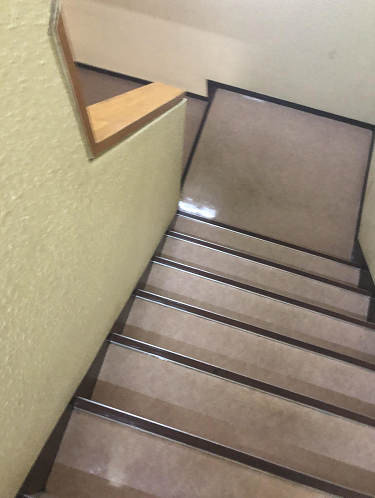
//> input picture escalier 3.png, 375 x 498 px
$ ./code   (built with g++ and OpenCV 4)
//> lines starting //> are read from the running program, lines starting //| are printed output that depends on the picture; after the words box and inside, x2 and y2 are one past the last pixel; in counts of white or black regions, pixels touching at a corner belong together
/*
* Auteurs:
    - Marco Castro
    - Berrahal Kaouter
* Date: 2020-04-21
* Information: Analyse d’un escalier : comptage et détection des marches
*/

#include "opencv2/imgproc/imgproc.hpp"
#include "iostream"
#include "opencv2/core/core.hpp"
#include "opencv2/highgui/highgui.hpp"

using namespace cv;

//La structure trie 2 points
struct myclass {
    bool operator() (cv::Point pt1, cv::Point pt2) {
        return (pt1.y < pt2.y); }
} myobject;

//Unification de points très proches dans les coordonnées X et Y
std::vector<Point> unification(std::vector<Point> p, int x, int y) {
    for (int i = 0; i < p.size(); i++)
        if (i > 0)
            if (abs(p[i].x - p[i - 1].x) < x || abs(p[i].y - p[i - 1].y) < y)
                p.erase(p.begin() + i);
    return p;
}

int main() {

    //Gradient
    Mat src, src_gray, grad;
    int scale = 1;
    int delta = 0;
    int ddepth = CV_16S;

    src = imread("img/escalier 3.png", 1);
//> src is the input picture: 498 rows x 375 cols, CV_8UC3; mean B, G, R 124.2, 143.3, 156.2

    if(!src.data) {
        std::cout << "Impossible d'ouvrir ou de trouver l'image" << "\n";
        return -1;
    }

    imshow("Escalier", src);
    moveWindow("Escalier", 0, 0);
    GaussianBlur(src, src, Size(3, 3), 0, 0, BORDER_DEFAULT);

    // Convert it to gray
    cvtColor(src, src_gray, COLOR_RGBA2GRAY, 0);
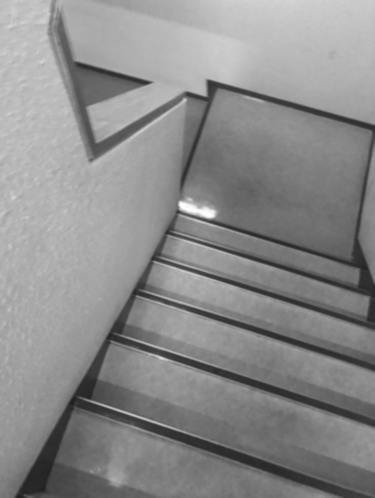
//> src_gray: 498 rows x 375 cols, CV_8UC1; min 29, max 254, mean 139.1

    /// Generate grad_x and grad_y
    Mat grad_x, grad_y;
    Mat abs_grad_x, abs_grad_y;

    // Gradient X
    Sobel(src_gray, grad_x, ddepth, 1, 0, 3, scale, delta, BORDER_DEFAULT);
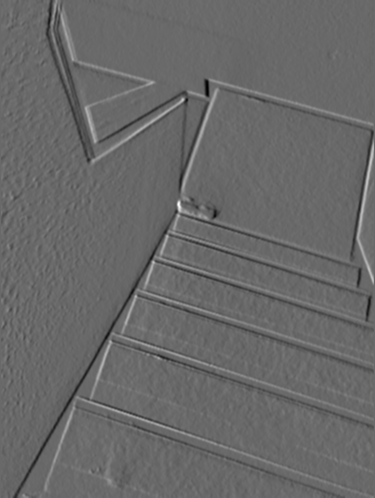
//> grad_x: 498 rows x 375 cols, CV_16SC1; min -271, max 385, mean -0.9; drawn with min black and max white
    convertScaleAbs(grad_x, abs_grad_x);

    // Gradient Y
    Sobel(src_gray, grad_y, ddepth, 0, 1, 3, scale, delta, BORDER_DEFAULT);
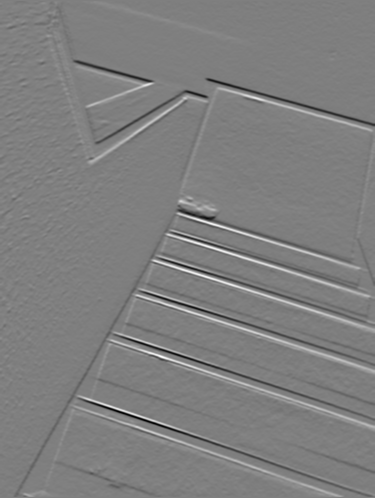
//> grad_y: 498 rows x 375 cols, CV_16SC1; min -494, max 492, mean -1.4; drawn with min black and max white
    convertScaleAbs(grad_y, abs_grad_y);

    // Total Gradient (approximate)
    addWeighted(abs_grad_x, 0.5, abs_grad_y, 0.5, 0, grad);

    imshow("Sobel", grad);

    //Standard Hough Line Transform
    Mat dst, color_dst;
    cv::threshold(grad, color_dst, 0, 255, THRESH_BINARY | THRESH_OTSU);
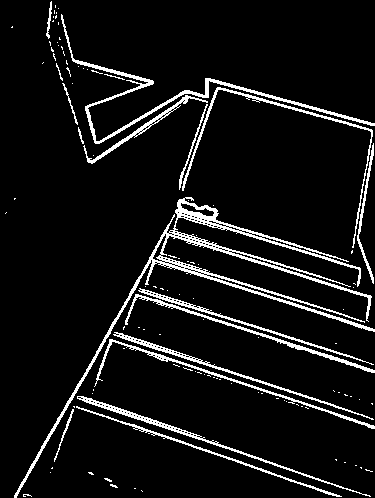
//> color_dst: 498 rows x 375 cols, CV_8UC1; 7.6% white in thin lines or dots

    std::vector<Vec4i> linesP; // will hold the results of the detection
    HoughLinesP(color_dst, linesP, 1, CV_PI / 180, 50, 180, 10); // runs the actual detection
//> linesP = 30 lines (x1, y1, x2, y2), first 8: [14, 497, 156, 250], [104, 339, 374, 426], [107, 332, 372, 418], [66, 403, 338, 496], [131, 289, 360, 359], [130, 291, 374, 371], [72, 394, 370, 496], [29, 468, 185, 197]
    imshow("Line Transform", color_dst);

    // Draw the lines
    std::vector<Point> p1;
    Mat points = cv::Mat::zeros(color_dst.rows, color_dst.cols, CV_8UC1);
    for (size_t i = 0; i < linesP.size(); i++) {
        Vec4i l = linesP[i];
        //On trace tous les segments parallèles inférieurs à 45 degrése (valeur 1)
        if (0 < abs(l[3] - l[1]) / abs(l[2] - l[0]) < 1) {
            line(points, Point(l[0], l[1]), Point(l[2], l[3]), Scalar(255, 0, 0), 1, 8, 0);
            //Le vecteur de points p1 stocke les points des lignes parallèles
            p1.push_back(Point(l[0], l[1]));
        }
    }
//> this loop made 30 passes
//> l on passes 1 to 12: [14, 497, 156, 250], [104, 339, 374, 426], [107, 332, 372, 418], [66, 403, 338, 496], [131, 289, 360, 359], [130, 291, 374, 371], [72, 394, 370, 496], [29, 468, 185, 197], [72, 395, 346, 489], [151, 255, 349, 316], [149, 257, 374, 330], [164, 231, 370, 298]
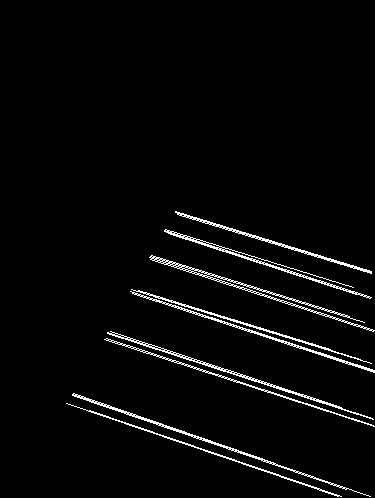
//> points: 498 rows x 375 cols, CV_8UC1; 3.1% white in thin lines or dots, all inside (x1, y1, x2, y2) = (66, 211, 375, 497)

    //Les points du vecteur p1 sont classés par ordre croissant
    std::sort(p1.begin(), p1.end(), myobject);
//> p1 = 27 Points (x, y), first 12: [175, 211], [175, 212], [177, 214], [165, 229], [164, 230], [164, 231], [168, 233], [151, 255], [150, 256], [149, 257], [150, 259], [131, 289]

    //On utilise la fonction d'unification 3 fois. L'objectif est de trouver le point le plus extrême,
    //c'est-à-dire le plus proche de la coordonnée X et le plus éloigné de la coordonnée Y

    //Les nouveaux points représentent le nombre de coin des marches.
    //Le vecteur de Point p2 stock ces coordonnées
    std::vector<Point> p2;
    p2 = unification(unification(unification(p1,10,18),10,18),10,18);
//> the loop in unification, `for (int i = 0; i < p.size(); i++)` made 15 passes
//> the loop in unification (call 2), `for (int i = 0; i < p.size(); i++)` made 9 passes
//> p2 = 6 Points (x, y): [175, 211], [164, 230], [151, 255], [131, 289], [110, 331], [73, 393]

    std::cout << "Nombre de marches: " << p2.size() << "\n";
//| Nombre de marches: 6

    for (int j = 0; j < p2.size(); j++) {
        //std::cout << "point " << j << " :" << p2[j] << " " << "\n";
        cv::circle(points, p2[j], 4, cv::Scalar(200, 0, 0), -1);
    }
//> this loop made 6 passes
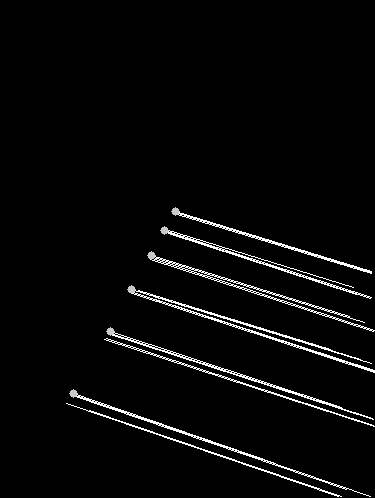
//> points: 498 rows x 375 cols, CV_8UC1; 0.16% of pixels changed, all inside (x1, y1, x2, y2) = (69, 207, 180, 398)

    imshow("Marches", points);

    //2ème unification de points. L'objectif est de nettoyer les lignes parallèles de chaque étape
    //Le vecteur de Point p3 stock ces coordonnées
    std::vector<Point> p3;
    Mat points2 = cv::Mat::zeros(color_dst.rows, color_dst.cols, CV_8UC1);
    p3 = unification(unification(unification(p1,0,10),0,10),0,11);
//> p3 = 7 Points (x, y): [175, 211], [165, 229], [151, 255], [131, 289], [110, 331], [73, 393], [89, 410]
    int direction = 0;
    //std::cout << "Points apres unification " << "\n";
    //On calcule la direction de l'escalier
    //La méthode consiste à calculer des points entre les marches de l'axe Y.
    //S'il y a un ou plusieurs points entre 2 marches (du vecteur p2), c'est un escalier vers le haut.
    //S'il n'y a aucun point, c'est un escalier vers le bas.
    for (int i = 0; i < p3.size(); i++) {
        //std::cout << "Point " << i << " :" << p3[i] << " " << "\n";
        cv::circle(points2, p3[i], 4, cv::Scalar(200, 0, 0), -1);
        line(points2, Point(p3[i].x, p3[i].y), Point(p3[i].x+100, p3[i].y), Scalar(255, 0, 0), 1, 8, 0);
        if (p2[p2.size()-1].y > p3[i].y && p3[i].y > p2[p2.size() - 2].y)
            direction++;
    }
//> this loop made 7 passes
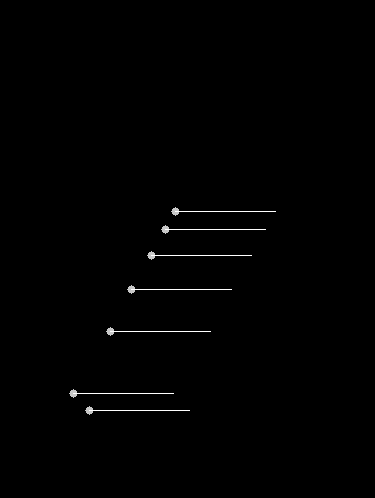
//> points2: 498 rows x 375 cols, CV_8UC1; min 0, max 255, mean 1.3
//> after the loop, direction = 0

    //std::cout << "Points entre les 2 dernieres marches: " << direction <<"\n";
    if(direction == 0)
        std::cout << "\nEscalier vers le bas " << "\n";
    else if(direction > 0)
        std::cout << "\nEscalier vers le haut " << "\n";

    //imshow("Direction", points2);

    cv::waitKey(0);
    return 0;
}

$ run again, with escalier 2.png copied over escalier 3.png
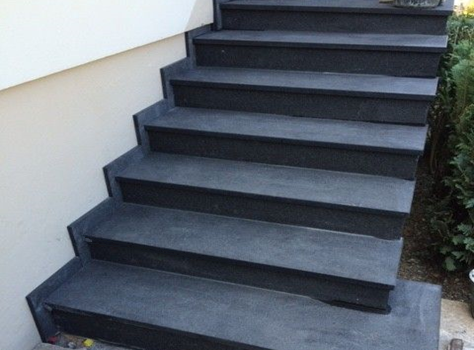
//> input picture escalier 2.png, 474 x 350 px
//> src is the input picture: 350 rows x 474 cols, CV_8UC3; mean B, G, R 111.6, 102.1, 94.5
//> color_dst: 350 rows x 474 cols, CV_8UC1; 8.3% white; 245 white regions (204 under 20 px), largest, box (x1, y1, x2, y2) and area: (0, 0, 215, 349) 2575, (195, 18, 473, 88) 1487, (114, 164, 417, 215) 1318
//> linesP = 20 lines (x1, y1, x2, y2), first 8: [132, 124, 424, 150], [101, 173, 411, 212], [92, 236, 394, 284], [102, 175, 410, 213], [185, 38, 472, 48], [196, 80, 452, 97], [0, 89, 196, 29], [106, 239, 395, 285]
//> the loop `for (size_t i = 0; i < linesP.size(); i++)` made 20 passes
//> p1 = 20 Points (x, y), first 12: [185, 38], [216, 40], [159, 78], [196, 80], [1, 88], [0, 89], [132, 123], [132, 124], [156, 127], [228, 134], [101, 173], [102, 175]
//> the loop in unification, `for (int i = 0; i < p.size(); i++)` made 12 passes
//> the loop in unification (call 2), `for (int i = 0; i < p.size(); i++)` made 7 passes
//> p2 = 7 Points (x, y): [185, 38], [159, 78], [132, 123], [101, 173], [180, 209], [94, 236], [50, 303]
//| Nombre de marches: 7
//> the loop `for (int j = 0; j < p2.size(); j++)` made 7 passes
//> after the loop `for (int j = 0; j < p2.size(); j++)`:
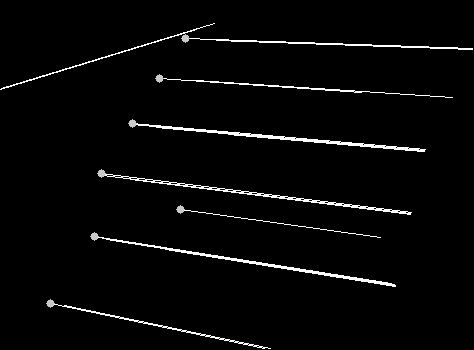
//> points: 350 rows x 474 cols, CV_8UC1; min 0, max 255, mean 7.3
//> p3 = 8 Points (x, y): [185, 38], [159, 78], [132, 123], [101, 173], [180, 209], [94, 236], [165, 249], [50, 303]
//> the loop `for (int i = 0; i < p3.size(); i++)` made 8 passes
//> direction on pass 7: 1
//> after the loop `for (int i = 0; i < p3.size(); i++)`:
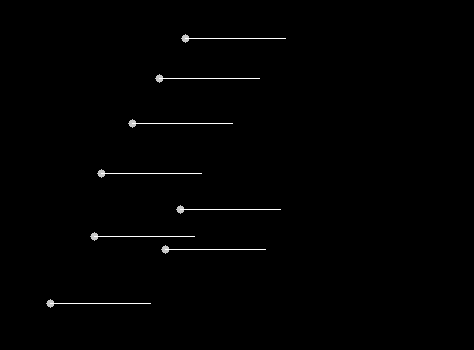
//> points2: 350 rows x 474 cols, CV_8UC1; min 0, max 255, mean 1.7
//> after the loop `for (int i = 0; i < p3.size(); i++)`: direction = 1

$ run again, with escalier 1.jpg saved as escalier 3.png
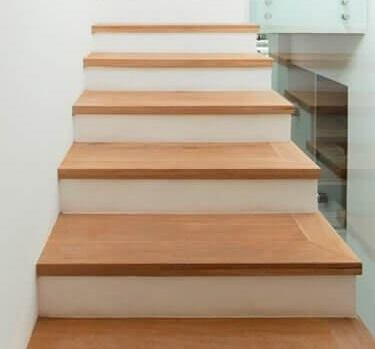
//> input picture escalier 1.jpg, 375 x 349 px
//> src is the input picture: 349 rows x 375 cols, CV_8UC3; mean B, G, R 137.6, 159, 180.7
//> color_dst: 349 rows x 375 cols, CV_8UC1; 10.3% white; 45 white regions (36 under 20 px), largest, box (x1, y1, x2, y2) and area: (56, 22, 367, 245) 8957, (34, 207, 364, 305) 2753, (25, 308, 373, 349) 1080
//> linesP = 23 lines (x1, y1, x2, y2), first 8: [34, 264, 363, 264], [35, 317, 361, 317], [34, 275, 362, 275], [34, 263, 363, 263], [56, 178, 318, 178], [51, 318, 362, 318], [90, 32, 364, 32], [56, 179, 318, 179]
//> the loop `for (size_t i = 0; i < linesP.size(); i++)` made 23 passes
//> p1 = 23 Points (x, y), first 12: [90, 32], [90, 33], [82, 58], [81, 59], [82, 67], [71, 105], [71, 106], [70, 114], [70, 115], [56, 168], [56, 169], [56, 178]
//> the loop in unification, `for (int i = 0; i < p.size(); i++)` made 13 passes
//> the loop in unification (call 2), `for (int i = 0; i < p.size(); i++)` made 7 passes
//> p2 = 4 Points (x, y): [90, 32], [71, 105], [56, 168], [34, 264]
//| Nombre de marches: 4
//> the loop `for (int j = 0; j < p2.size(); j++)` made 4 passes
//> after the loop `for (int j = 0; j < p2.size(); j++)`:
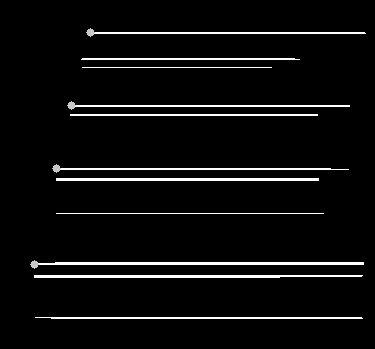
//> points: 349 rows x 375 cols, CV_8UC1; min 0, max 255, mean 12.6
//> p3 = 8 Points (x, y): [90, 32], [82, 58], [71, 105], [56, 168], [56, 213], [55, 262], [34, 275], [35, 317]
//> the loop `for (int i = 0; i < p3.size(); i++)` made 8 passes
//> direction on passes 5 to 6: 1, 2
//> after the loop `for (int i = 0; i < p3.size(); i++)`:
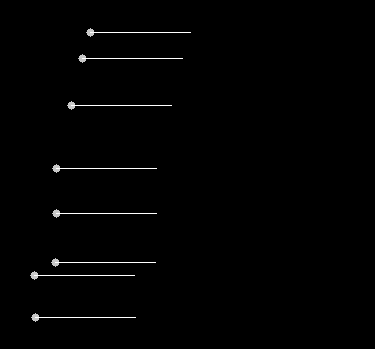
//> points2: 349 rows x 375 cols, CV_8UC1; min 0, max 255, mean 2.1
//> after the loop `for (int i = 0; i < p3.size(); i++)`: direction = 2
